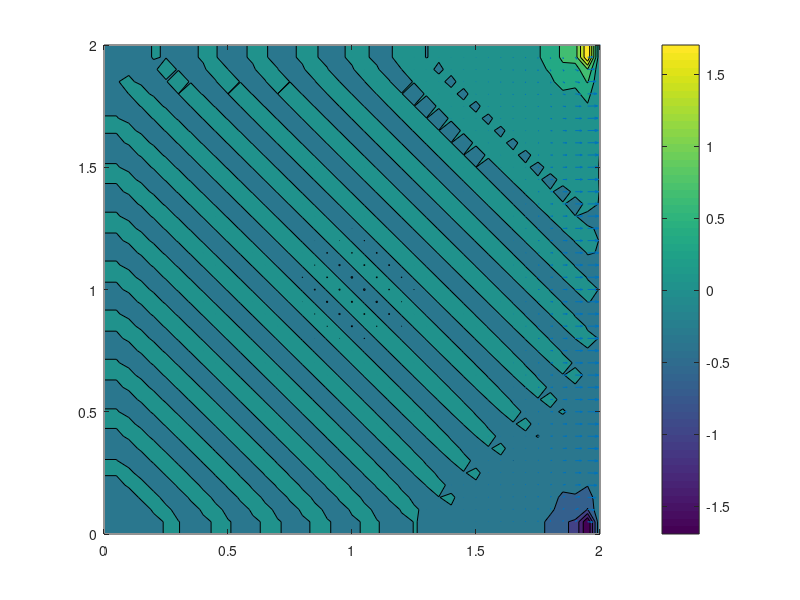

The MATLAB source for this figure:
clc,clear,close all

nx = 41;
ny = 41;
nt = 100;
nit = 50; % ??
c = 1;
dx = 2/(nx-1);
dy = 2/(ny-1);
x = linspace(0,2,nx);
y = linspace(0,2,ny);
[X,Y] = meshgrid(x,y);

rho = 1;
nu = 0.1;
dt = 0.001;

u = zeros(nx,ny);
v = zeros(nx,ny);
p = zeros(nx,ny);

for i = 1:nt
    un = u;
    vn = v;
    for j = 1:nit
        pn = p;
        p(2:end-1,2:end-1) = ((pn(3:end,2:end-1)-pn(1:end-2,2:end-1))*dy^2+...
            (pn(2:end-1,3:end)-pn(2:end-1,1:end-2))*dx^2)/(2*(dx^2+dy^2))...
            -(rho*(dx^2*dy^2)/(2*(dx^2+dy^2)))*...
            (...
            (1/dt)*((un(3:end,2:end-1)-un(1:end-2,2:end-1))/(2*dx)+(vn(2:end-1,3:end)-vn(2:end-1,1:end-2))/(2*dy))...
            -(un(3:end,2:end-1)-un(1:end-2,2:end-1))/(2*dx).*(un(3:end,2:end-1)-un(1:end-2,2:end-1))/(2*dx)...
            -2*(un(2:end-1,3:end)-un(2:end-1,1:end-2))/(2*dy).*(vn(3:end,2:end-1)-vn(1:end-2,2:end-1))/(2*dx)...
            -(vn(2:end-1,3:end)-vn(2:end-1,1:end-2))/(2*dy).*(vn(2:end-1,3:end)-vn(2:end-1,1:end-2))/(2*dy) ...
            );
        p(end,:) = p(end-1,:); % dp/dx=0 at x=2
        p(:,1) = p(:,2); % dp/dy=0 at y=0
        p(1,:) = p(2,:); % dp/dx=0 at x=0
        p(:,end) = 0;    % p=0 at y=2
    end

    u(2:end-1,2:end-1) = un(2:end-1,2:end-1) ...
        -(dt/dx)*un(2:end-1,2:end-1).*(un(2:end-1,2:end-1)-un(1:end-2,2:end-1))...
        -(dt/dy)*vn(2:end-1,2:end-1).*(un(2:end-1,2:end-1)-un(2:end-1,1:end-2))...
        -(dt)/(2*rho*dx)*(p(3:end,2:end-1)-p(1:end-2,2:end-1))...
        +nu*( ...
        (dt)/(dx^2)*(un(3:end,2:end-1)-2*un(2:end-1,2:end-1)+un(1:end-2,2:end-1))...
        +(dt)/(dy^2)*(un(2:end-1,3:end)-2*un(2:end-1,2:end-1)+un(2:end-1,1:end-2))...
        );

    v(2:end-1,2:end-1) = vn(2:end-1,2:end-1) ...
        -(dt/dx)*un(2:end-1,2:end-1).*(vn(2:end-1,2:end-1)-vn(1:end-2,2:end-1))...
        -(dt/dy)*vn(2:end-1,2:end-1).*(vn(2:end-1,2:end-1)-vn(2:end-1,1:end-2))...
        -(dt)/(2*rho*dy)*(p(2:end-1,3:end)-p(2:end-1,1:end-2))...
        +nu*( ...
        (dt)/(dx^2)*(vn(3:end,2:end-1)-2*vn(2:end-1,2:end-1)+vn(1:end-2,2:end-1))...
        +(dt)/(dy^2)*(vn(2:end-1,3:end)-2*vn(2:end-1,2:end-1)+vn(2:end-1,1:end-2))...
        );

    u(1,:) = 0;
    u(end,:) = 0;
    u(:,1) = 0;
    u(:,end) = 1; % u=1 at y=2;

    v(1,:) = 0;
    v(end,:) = 0;
    v(:,end) = 0;
    v(:,1) = 0;
end

hold(gca,"on")
box(gca,"on")
colorbar
contourf(X,Y,p)
X = X(:);
Y = Y(:);
u = u(:);
v = v(:);
quiver(X,Y,u,v)
